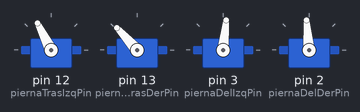
A sketch run on a simulated Arduino Uno, built with avr-gcc and run on an emulated ATmega328P. Shown: 4 × servo.

Above: at 0.05 s.
At 0.55 s:
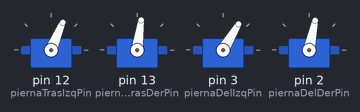
At 1.1 s:
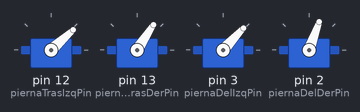
At 2.2 s:
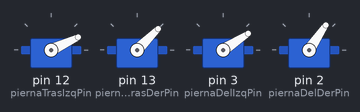
At 3.3 s:
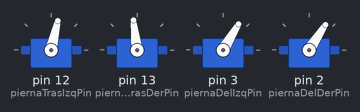
At 4.4 s:
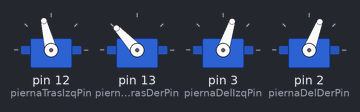
Timing chart, 0 to 5.8 s (numbered marks = the images above):
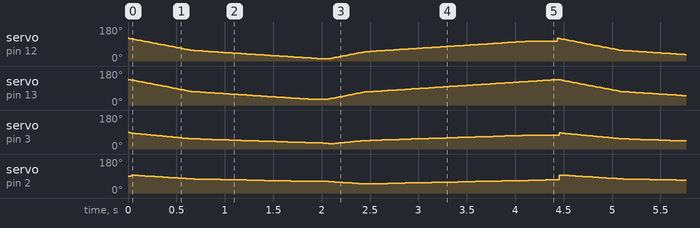

The sketch:

Cuadrupedo_mini.ino
```cpp
#include <Servo.h>

#define EXE_INTERVAL 1000              //350
unsigned long lastExecutedMillis = 0;  // vairable to save the last executed time

const int piernaTrasIzqPin = 12;
const int piernaTrasDerPin = 13;
const int piernaDelIzqPin = 3;
const int piernaDelDerPin = 2;

Servo traseraIzq;
Servo traseraDer;
Servo delanteraIzq;
Servo delanteraDer;

int posTraseraIzquierda = 35;
int posDelanteraIzquierda = 65;
int posTraseraDerecha = 35;
int posDelanteraDerecha = 65;

void setup() {
  Serial.begin(9600);
  traseraIzq.attach(piernaTrasIzqPin);
  traseraDer.attach(piernaTrasDerPin);
  delanteraIzq.attach(piernaDelIzqPin);
  delanteraDer.attach(piernaDelDerPin);

  // traseraIzq.write(20);     // 150 - 0 // sentado = 130 // parado = 50 // adelantado = 20
  // traseraDer.write(125);    // 0 - 140 // sentado = 20 // parado = 90 // adelantado = 125
  // delanteraDer.write(110);  // 0 - 137 // sentado = 20 // parado = 50 // adelantado = 110
  // delanteraIzq.write(20);   // 145 - 0 // sentado = 120 // parado = 85 // adelantado = 20

  //pararse();
}
void loop() {

  moverse();
}


// Movimiento de a 2 piernas (Solo las de atras).
void movimiento_2PiernasTras(bool& accion) {
  if (accion) {
    traseraIzq.write(120);
    delanteraDer.write(20);
    traseraDer.write(30);
    delanteraIzq.write(120);
    accion = false;
  } else {
    traseraIzq.write(10);
    delanteraDer.write(20);  // 110
    traseraDer.write(135);
    delanteraIzq.write(120);  // 20
    accion = true;
  }
}

// Movimiento de a 2 piernas
void movimiento_2Piernas(bool& alternar) {
  if (alternar) {
    if (traseraIzq.read() < 120) {
      //Piernas traseras hacia atras
      traseraIzq.write(120);
      traseraDer.write(30);
    } else {
      //Piernas traseras hacia adelante
      traseraIzq.write(10);
      traseraDer.write(135);
      alternar = false;
    }

    //Piernas delanteras paradas
    delanteraDer.write(50);
    delanteraIzq.write(85);
  } else {
    if (delanteraIzq.read() <= 25) {
      //Piernas delanteras paradas
      delanteraDer.write(55);  //110 - 35
      delanteraIzq.write(80);  //20 - 105
    } else {
      //Piernas delanteras hacia adelante
      delanteraDer.write(110);  //110
      delanteraIzq.write(20);   //20
      alternar = true;
    }

    //Piernas traseras hacia adelante
    traseraIzq.write(10);
    traseraDer.write(135);
  }
}
// Mover trasera hacia adelante -- Mover delantera LENTAMENTE hacia atras
// Hacer impulso con trasera y seguir empujando delantera hacia atras LENTAMENTE
// Cuando la trasera avanza y se esta por reincoporar (apoyar), la delantera impulsa hacia adelante.
// Lo mismo pasan con las piernas del otro lado del cuerpo pero al reves, cuando de un lado van hacia adelante, del otro van hacia atras x ej.

// Movimiento más fluido (puede ser a 1 pierna o a 2 pero 1del y 1tras)
// IMPORTANTE al hacerlo con una sola mitad (pierna del y tras derechas), produce una rotacion para, en este caso, el lado izquierdo.
// ARREGLAR ==> Mover mas para atras las piernas de adelante para su movimiento?
void movimiento_Gato() {

  int iDer = 135;
  int ultimoValorIDer = iDer;
  int jDer = 95;  // Tiene que bajar a 50/55

  int iIzq = 120;
  int ultimoValorIIzq = iIzq;
  int jIzq = 85;  // Tiene que bajar a 20

  int velocidadPierna = 2;  // Mientras más chico el valor, más rapido se mueve la pierna secundaria

  // Pierna trasera derecha va desde adelante hacia atras -- Izquierda desde atras hacia adelante
  while (iDer > 30 || iIzq > 10) {

    if (iDer > 30) {
      traseraDer.write(iDer);
      iDer--;
      // Para incrementar la otra pierna más lenta que la que va a tener el impulso principal, chequeo un viejo valor de I almacenado sumado a un rango x
      if (iDer < ultimoValorIDer - velocidadPierna) {
        // Mueve la pierna delantera derecha hacia atras LENTAMENTE
        delanteraDer.write(jDer);
        jDer--;
        ultimoValorIDer = iDer;
      }
    }

    // Parte izquierda
    if (iIzq > 10) {
      traseraIzq.write(iIzq);
      iIzq--;

      if (iIzq < ultimoValorIIzq - 1) {
        // Mueve la pierna delantera derecha hacia atras LENTAMENTE
        delanteraIzq.write(jIzq);
        jIzq--;
        ultimoValorIIzq = iIzq;
      }
    }

    // Para cambiar el ritmo de actualizacion.
    if (iDer > 70)
      delay(10);
    else
      delay(30);
  }

  //Serial.println(ultimoValorIDer);
  //Serial.println(jDer);
  // i = 30
  // j = ? --> depende del rango. Con rango 2 ==>

  ultimoValorIDer = iDer;
  ultimoValorIIzq = iIzq;

  // Pierna trasera derecha va desde atras hacia adelante
  while (iDer < 135 || iIzq < 105) {
    if (iDer < 135) {
      traseraDer.write(iDer);
      iDer++;

      if (iDer > ultimoValorIDer + velocidadPierna) {
        // Mueve la pierna delantera derecha hacia atras LENTAMENTE
        delanteraDer.write(jDer);

        // Cuando la pierna trasera este a mitad de recorrido, la pierna delantera va a empezar a ir hacia adelante
        if (traseraDer.read() >= 135 / 2) {
          jDer++;
          //velocidadPierna = 2;
        } else
          jDer--;

        ultimoValorIDer = iDer;
      }
    }

    // Parte izquierda
    if (iIzq < 105) {
      traseraIzq.write(iIzq);
      iIzq++;
      if (iIzq > ultimoValorIIzq + 1) {
        delanteraIzq.write(jIzq);
        // Cuando la pierna trasera este a mitad de recorrido, la pierna delantera va a empezar a ir hacia adelante
        if (traseraIzq.read() >= 15) {  // 105 porque el max en este caso el max es 10 y el min 105. 105 - 10 = 95 == rango
          jIzq++;
          //velocidadPierna = 2;
        } else
          jIzq--;
        ultimoValorIIzq = iIzq;
      }
    }

    if (iDer < 70)
      delay(10);
    else
      delay(30);
  }
}

void marchaAtras(){

}

void rotarIzquierda() {
  int i = 135;
  int ultimoValorI = i;
  int j = 110;
  int velocidadPierna = 2;  // Mientras más chico el valor, más rapido se mueve la pierna secundaria

  // Pierna trasera derecha va desde adelante hacia atras
  while (i > 30) {
    traseraDer.write(i);
    i--;
    // Para incrementar la otra pierna más lenta que la que va a tener el impulso principal, chequeo un viejo valor de I almacenado sumado a un rango x
    if (i < ultimoValorI - velocidadPierna) {
      // Mueve la pierna delantera derecha hacia atras LENTAMENTE
      delanteraDer.write(j);
      j--;
      ultimoValorI = i;
    }

    // Para cambiar el ritmo de actualizacion.
    if (i > 70)
      delay(10);
    else
      delay(30);
  }

  // Pierna trasera derecha va desde atras hacia adelante
  while (i < 135) {
    traseraDer.write(i);
    i++;

    if (i > ultimoValorI + velocidadPierna) {
      // Mueve la pierna delantera derecha hacia atras LENTAMENTE
      delanteraDer.write(j);

      // Cuando la pierna trasera este a mitad de recorrido, la pierna delantera va a empezar a ir hacia adelante
      if (traseraDer.read() >= 135 / 2) {
        j++;
        //velocidadPierna = 2;
      } else
        j--;

      ultimoValorI = i;
    }

    if (i < 70)
      delay(10);
    else
      delay(30);
  }
}

void moverse() {
  unsigned long currentMillis = millis();
  bool accion = true;
  //acostarse();
  movimiento_Gato();


  /*while (1) {
    currentMillis = millis();
    if (currentMillis - lastExecutedMillis >= EXE_INTERVAL) {
      movimiento_2Piernas(accion);

      lastExecutedMillis = currentMillis;
    }
  }*/
}

void pararse() {  //acostado
  int izquierda = 50;
  int derecha = 50;
  traseraIzq.write(35);    // invertido 20 max 70 min -- 90?
  delanteraIzq.write(85);  // invertido 5 max 70-80 min

  delanteraDer.write(50);  // incrementa para avanzar -- 55/60 para avanzar Max parase 30 min 5 // apoyar adelante:22
  traseraDer.write(65);    // incrementa para avanzar //Pierna tipo2: Max 90 min 5 -- 90 para mover // estirada caminata:
}

// PARAR EN 2 PATAS
// CON VALORES: TraserIzq = 10 | traserDer = 135 | delanteraIzq = 20 | delanteraDer = 105 ==> lo puedo llegar a parar en 2 piernas (o primero adelantando mucho las piernas de adelante, luego adelantando las de atras y luego poniendolas un poco más atras.)

// Acostado raro --> tipo robot?
void acostarse() {
  traseraIzq.write(120);
  traseraDer.write(10);

  delanteraIzq.write(140);    // --- 20 --- 140
  delanteraDer.write(0);  // --- 105 --- 0
}

void agazaparse() {
  traseraIzq.write(0);
  traseraDer.write(145);

  delanteraIzq.write(0);
  delanteraDer.write(140);
}

void comprobarExtremidades() {
  unsigned long currentMillis = millis();

  if (currentMillis - lastExecutedMillis >= EXE_INTERVAL) {
    lastExecutedMillis = currentMillis;  // save the last executed time
    if (traseraIzq.read() == 90) {
      traseraIzq.write(0);
      delanteraDer.write(90);
      traseraDer.write(0);
      delanteraIzq.write(90);
    } else {
      traseraIzq.write(90);
      delanteraDer.write(0);
      traseraDer.write(90);
      delanteraIzq.write(0);
    }
  }
}
```
